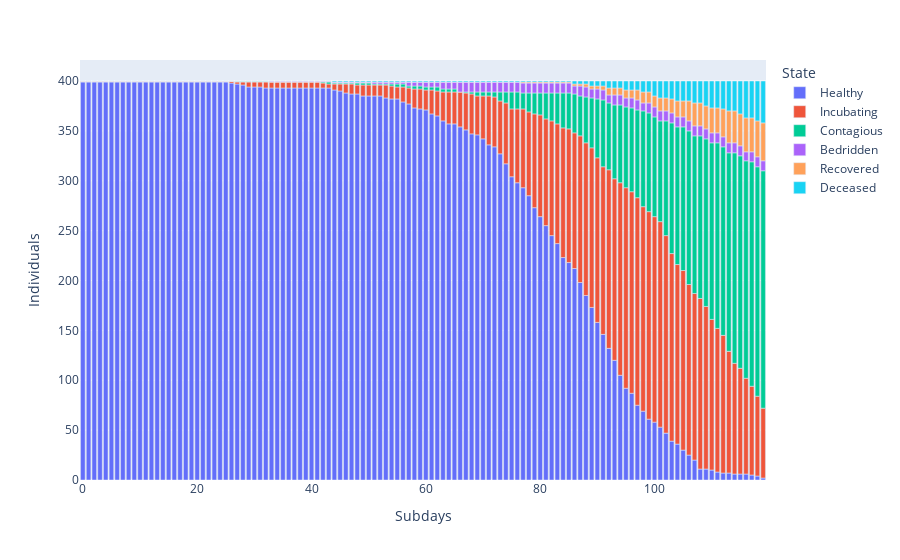

Write notebook code for a chart like this one.
### Code cell
# This code renders the most recent simulation as an interactive chart.
figure = px.bar(MostRecentSimulation, labels={"index":"Subdays", "value":"Individuals", "variable":"State"})
figure.show()

### Figure 1 — Plotly figure (JSON) as saved in the notebook; plotly's stock layout.template omitted (floating-point values rounded to 4 significant figures)
{"data": [{"alignmentgroup": "True", "hovertemplate": "State=Healthy<br>Subdays=%{x}<br>Individuals=%{y}<extra></extra>", "legendgroup": "Healthy", "marker": {"color": "#636efa", "pattern": {"shape": ""}}, "name": "Healthy", "offsetgroup": "Healthy", "orientation": "v", "showlegend": true, "textposition": "auto", "type": "bar", "x": [0, 1, 2, 3, 4, 5, 6, 7, 8, 9, 10, 11, 12, 13, 14, 15, 16, 17, 18, 19, 20, 21, 22, 23, 24, 25, 26, 27, 28, 29, 30, 31, 32, 33, 34, 35, 36, 37, 38, 39, 40, 41, 42, 43, 44, 45, 46, 47, 48, 49, 50, 51, 52, 53, 54, 55, 56, 57, 58, 59, 60, 61, 62, 63, 64, 65, 66, 67, 68, 69, 70, 71, 72, 73, 74, 75, 76, 77, 78, 79, 80, 81, 82, 83, 84, 85, 86, 87, 88, 89, 90, 91, 92, 93, 94, 95, 96, 97, 98, 99, 100, 101, 102, 103, 104, 105, 106, 107, 108, 109, 110, 111, 112, 113, 114, 115, 116, 117, 118, 119], "xaxis": "x", "y": [399, 399, 399, 399, 399, 399, 399, 399, 399, 399, 399, 399, 399, 399, 399, 399, 399, 399, 399, 399, 399, 399, 399, 399, 399, 399, 398, 397, 396, 394, 394, 394, 393, 393, 393, 393, 393, 393, 393, 393, 393, 393, 393, 393, 391, 390, 388, 387, 387, 385, 385, 385, 385, 383, 382, 382, 379, 377, 373, 372, 371, 367, 365, 360, 357, 357, 354, 351, 347, 346, 342, 336, 334, 327, 317, 304, 298, 293, 285, 273, 264, 255, 245, 237, 223, 218, 212, 198, 185, 173, 158, 146, 132, 120, 105, 92, 87, 75, 69, 61, 58, 53, 47, 39, 36, 30, 25, 20, 11, 11, 10, 8, 7, 7, 6, 6, 6, 5, 4, 2], "yaxis": "y"}, {"alignmentgroup": "True", "hovertemplate": "State=Incubating<br>Subdays=%{x}<br>Individuals=%{y}<extra></extra>", "legendgroup": "Incubating", "marker": {"color": "#EF553B", "pattern": {"shape": ""}}, "name": "Incubating", "offsetgroup": "Incubating", "orientation": "v", "showlegend": true, "textposition": "auto", "type": "bar", "x": [0, 1, 2, 3, 4, 5, 6, 7, 8, 9, 10, 11, 12, 13, 14, 15, 16, 17, 18, 19, 20, 21, 22, 23, 24, 25, 26, 27, 28, 29, 30, 31, 32, 33, 34, 35, 36, 37, 38, 39, 40, 41, 42, 43, 44, 45, 46, 47, 48, 49, 50, 51, 52, 53, 54, 55, 56, 57, 58, 59, 60, 61, 62, 63, 64, 65, 66, 67, 68, 69, 70, 71, 72, 73, 74, 75, 76, 77, 78, 79, 80, 81, 82, 83, 84, 85, 86, 87, 88, 89, 90, 91, 92, 93, 94, 95, 96, 97, 98, 99, 100, 101, 102, 103, 104, 105, 106, 107, 108, 109, 110, 111, 112, 113, 114, 115, 116, 117, 118, 119], "xaxis": "x", "y": [1, 1, 1, 1, 1, 1, 1, 1, 1, 1, 1, 1, 1, 1, 1, 1, 1, 1, 1, 1, 1, 1, 1, 1, 1, 1, 2, 2, 3, 5, 5, 5, 6, 6, 6, 6, 6, 6, 6, 6, 6, 6, 5, 4, 6, 7, 9, 10, 9, 11, 11, 11, 11, 13, 13, 12, 15, 16, 19, 20, 20, 24, 25, 29, 32, 32, 35, 37, 40, 39, 43, 49, 50, 53, 61, 68, 74, 79, 84, 94, 102, 107, 115, 120, 130, 134, 136, 147, 153, 160, 165, 168, 179, 182, 193, 201, 202, 208, 205, 208, 206, 206, 198, 188, 180, 180, 171, 167, 171, 163, 151, 144, 138, 122, 111, 106, 96, 89, 80, 70], "yaxis": "y"}, {"alignmentgroup": "True", "hovertemplate": "State=Contagious<br>Subdays=%{x}<br>Individuals=%{y}<extra></extra>", "legendgroup": "Contagious", "marker": {"color": "#00cc96", "pattern": {"shape": ""}}, "name": "Contagious", "offsetgroup": "Contagious", "orientation": "v", "showlegend": true, "textposition": "auto", "type": "bar", "x": [0, 1, 2, 3, 4, 5, 6, 7, 8, 9, 10, 11, 12, 13, 14, 15, 16, 17, 18, 19, 20, 21, 22, 23, 24, 25, 26, 27, 28, 29, 30, 31, 32, 33, 34, 35, 36, 37, 38, 39, 40, 41, 42, 43, 44, 45, 46, 47, 48, 49, 50, 51, 52, 53, 54, 55, 56, 57, 58, 59, 60, 61, 62, 63, 64, 65, 66, 67, 68, 69, 70, 71, 72, 73, 74, 75, 76, 77, 78, 79, 80, 81, 82, 83, 84, 85, 86, 87, 88, 89, 90, 91, 92, 93, 94, 95, 96, 97, 98, 99, 100, 101, 102, 103, 104, 105, 106, 107, 108, 109, 110, 111, 112, 113, 114, 115, 116, 117, 118, 119], "xaxis": "x", "y": [0, 0, 0, 0, 0, 0, 0, 0, 0, 0, 0, 0, 0, 0, 0, 0, 0, 0, 0, 0, 0, 0, 0, 0, 0, 0, 0, 1, 1, 1, 1, 1, 1, 0, 0, 0, 0, 0, 0, 0, 0, 0, 1, 2, 1, 1, 1, 1, 2, 2, 2, 1, 1, 1, 2, 3, 3, 2, 3, 3, 3, 3, 4, 3, 3, 3, 0, 1, 2, 4, 4, 4, 5, 9, 11, 17, 17, 16, 19, 21, 22, 26, 28, 31, 35, 36, 39, 40, 46, 50, 59, 67, 67, 74, 78, 81, 84, 88, 96, 99, 100, 101, 115, 131, 138, 144, 154, 158, 163, 168, 177, 186, 189, 199, 211, 213, 218, 225, 230, 238], "yaxis": "y"}, {"alignmentgroup": "True", "hovertemplate": "State=Bedridden<br>Subdays=%{x}<br>Individuals=%{y}<extra></extra>", "legendgroup": "Bedridden", "marker": {"color": "#ab63fa", "pattern": {"shape": ""}}, "name": "Bedridden", "offsetgroup": "Bedridden", "orientation": "v", "showlegend": true, "textposition": "auto", "type": "bar", "x": [0, 1, 2, 3, 4, 5, 6, 7, 8, 9, 10, 11, 12, 13, 14, 15, 16, 17, 18, 19, 20, 21, 22, 23, 24, 25, 26, 27, 28, 29, 30, 31, 32, 33, 34, 35, 36, 37, 38, 39, 40, 41, 42, 43, 44, 45, 46, 47, 48, 49, 50, 51, 52, 53, 54, 55, 56, 57, 58, 59, 60, 61, 62, 63, 64, 65, 66, 67, 68, 69, 70, 71, 72, 73, 74, 75, 76, 77, 78, 79, 80, 81, 82, 83, 84, 85, 86, 87, 88, 89, 90, 91, 92, 93, 94, 95, 96, 97, 98, 99, 100, 101, 102, 103, 104, 105, 106, 107, 108, 109, 110, 111, 112, 113, 114, 115, 116, 117, 118, 119], "xaxis": "x", "y": [0, 0, 0, 0, 0, 0, 0, 0, 0, 0, 0, 0, 0, 0, 0, 0, 0, 0, 0, 0, 0, 0, 0, 0, 0, 0, 0, 0, 0, 0, 0, 0, 0, 1, 1, 1, 1, 1, 1, 1, 1, 1, 1, 1, 1, 1, 1, 1, 1, 1, 1, 2, 2, 2, 2, 2, 2, 4, 4, 4, 5, 5, 5, 7, 7, 7, 10, 10, 10, 10, 10, 10, 10, 10, 10, 10, 10, 10, 10, 10, 10, 10, 10, 10, 10, 10, 8, 10, 10, 9, 10, 10, 8, 10, 10, 9, 10, 10, 8, 10, 10, 10, 10, 10, 10, 10, 10, 10, 10, 10, 10, 10, 10, 10, 10, 10, 9, 10, 10, 10], "yaxis": "y"}, {"alignmentgroup": "True", "hovertemplate": "State=Recovered<br>Subdays=%{x}<br>Individuals=%{y}<extra></extra>", "legendgroup": "Recovered", "marker": {"color": "#FFA15A", "pattern": {"shape": ""}}, "name": "Recovered", "offsetgroup": "Recovered", "orientation": "v", "showlegend": true, "textposition": "auto", "type": "bar", "x": [0, 1, 2, 3, 4, 5, 6, 7, 8, 9, 10, 11, 12, 13, 14, 15, 16, 17, 18, 19, 20, 21, 22, 23, 24, 25, 26, 27, 28, 29, 30, 31, 32, 33, 34, 35, 36, 37, 38, 39, 40, 41, 42, 43, 44, 45, 46, 47, 48, 49, 50, 51, 52, 53, 54, 55, 56, 57, 58, 59, 60, 61, 62, 63, 64, 65, 66, 67, 68, 69, 70, 71, 72, 73, 74, 75, 76, 77, 78, 79, 80, 81, 82, 83, 84, 85, 86, 87, 88, 89, 90, 91, 92, 93, 94, 95, 96, 97, 98, 99, 100, 101, 102, 103, 104, 105, 106, 107, 108, 109, 110, 111, 112, 113, 114, 115, 116, 117, 118, 119], "xaxis": "x", "y": [0, 0, 0, 0, 0, 0, 0, 0, 0, 0, 0, 0, 0, 0, 0, 0, 0, 0, 0, 0, 0, 0, 0, 0, 0, 0, 0, 0, 0, 0, 0, 0, 0, 0, 0, 0, 0, 0, 0, 0, 0, 0, 0, 0, 0, 0, 0, 0, 0, 0, 0, 0, 0, 0, 0, 0, 0, 0, 0, 0, 0, 0, 0, 0, 0, 0, 0, 0, 0, 0, 0, 0, 0, 0, 0, 0, 0, 1, 1, 1, 1, 1, 1, 1, 1, 1, 2, 2, 3, 3, 3, 4, 7, 7, 7, 8, 8, 10, 11, 11, 11, 13, 13, 14, 16, 16, 20, 23, 23, 23, 25, 25, 28, 32, 32, 32, 34, 34, 36, 38], "yaxis": "y"}, {"alignmentgroup": "True", "hovertemplate": "State=Deceased<br>Subdays=%{x}<br>Individuals=%{y}<extra></extra>", "legendgroup": "Deceased", "marker": {"color": "#19d3f3", "pattern": {"shape": ""}}, "name": "Deceased", "offsetgroup": "Deceased", "orientation": "v", "showlegend": true, "textposition": "auto", "type": "bar", "x": [0, 1, 2, 3, 4, 5, 6, 7, 8, 9, 10, 11, 12, 13, 14, 15, 16, 17, 18, 19, 20, 21, 22, 23, 24, 25, 26, 27, 28, 29, 30, 31, 32, 33, 34, 35, 36, 37, 38, 39, 40, 41, 42, 43, 44, 45, 46, 47, 48, 49, 50, 51, 52, 53, 54, 55, 56, 57, 58, 59, 60, 61, 62, 63, 64, 65, 66, 67, 68, 69, 70, 71, 72, 73, 74, 75, 76, 77, 78, 79, 80, 81, 82, 83, 84, 85, 86, 87, 88, 89, 90, 91, 92, 93, 94, 95, 96, 97, 98, 99, 100, 101, 102, 103, 104, 105, 106, 107, 108, 109, 110, 111, 112, 113, 114, 115, 116, 117, 118, 119], "xaxis": "x", "y": [0, 0, 0, 0, 0, 0, 0, 0, 0, 0, 0, 0, 0, 0, 0, 0, 0, 0, 0, 0, 0, 0, 0, 0, 0, 0, 0, 0, 0, 0, 0, 0, 0, 0, 0, 0, 0, 0, 0, 0, 0, 0, 0, 0, 1, 1, 1, 1, 1, 1, 1, 1, 1, 1, 1, 1, 1, 1, 1, 1, 1, 1, 1, 1, 1, 1, 1, 1, 1, 1, 1, 1, 1, 1, 1, 1, 1, 1, 1, 1, 1, 1, 1, 1, 1, 1, 3, 3, 3, 5, 5, 5, 7, 7, 7, 9, 9, 9, 11, 11, 15, 17, 17, 18, 20, 20, 20, 22, 22, 25, 27, 27, 28, 30, 30, 33, 37, 37, 40, 42], "yaxis": "y"}], "layout": {"barmode": "relative", "legend": {"title": {"text": "State"}, "tracegroupgap": 0}, "margin": {"t": 60}, "xaxis": {"anchor": "y", "domain": [0, 1], "title": {"text": "Subdays"}}, "yaxis": {"anchor": "x", "domain": [0, 1], "title": {"text": "Individuals"}}}}
